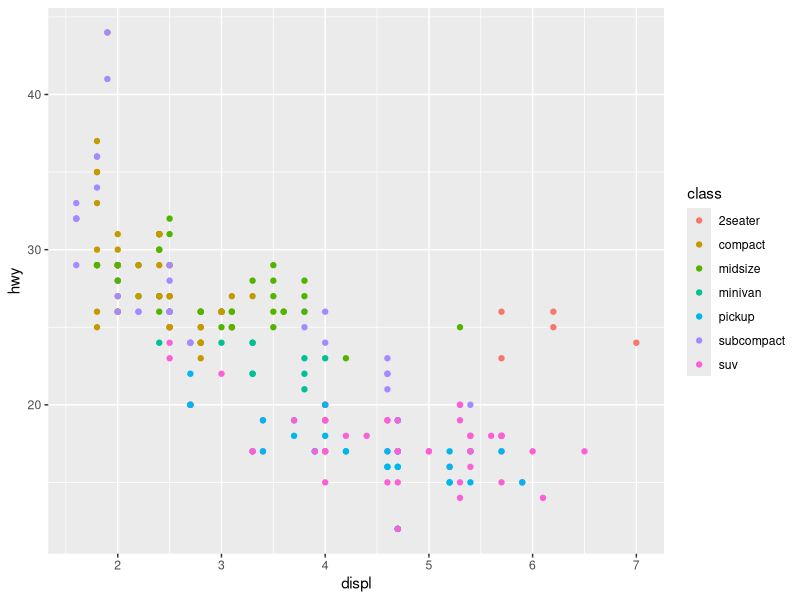
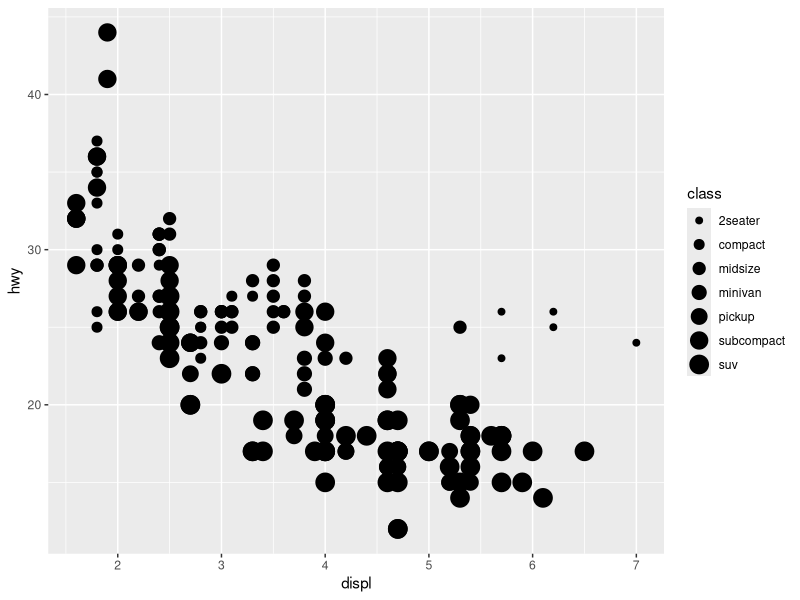
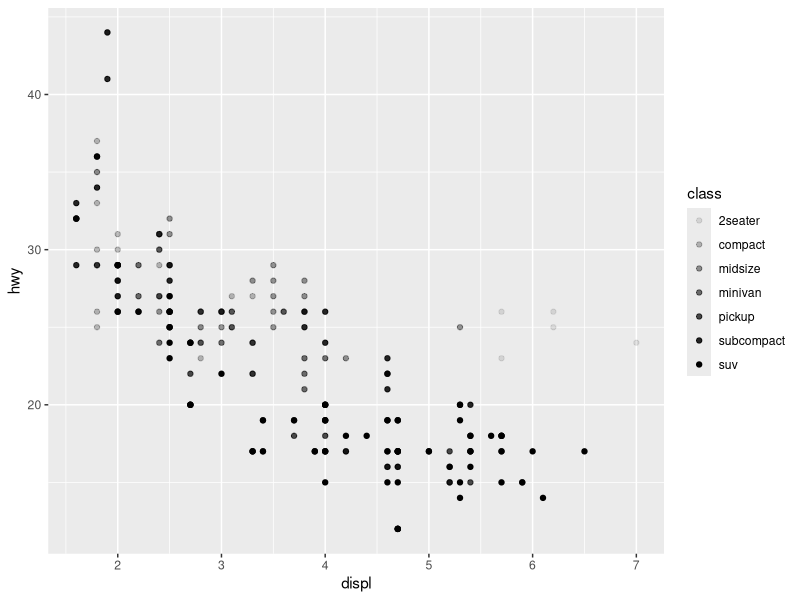
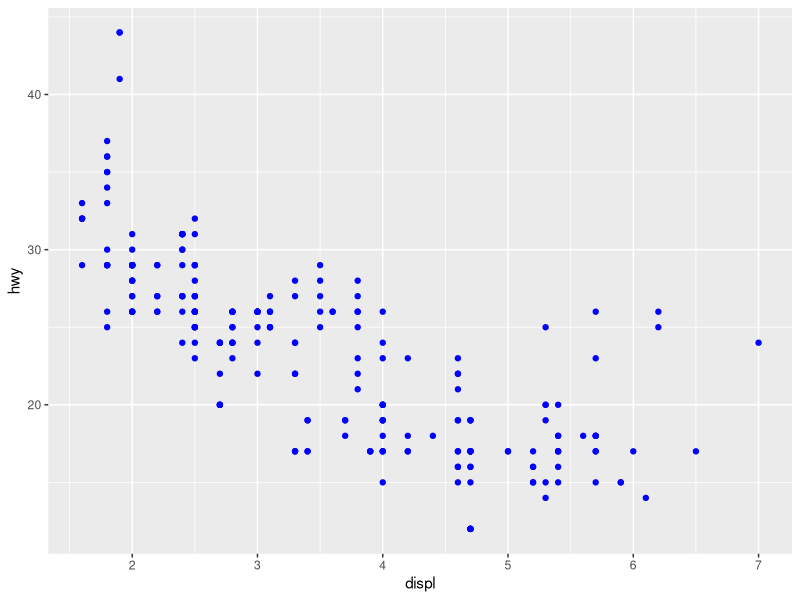
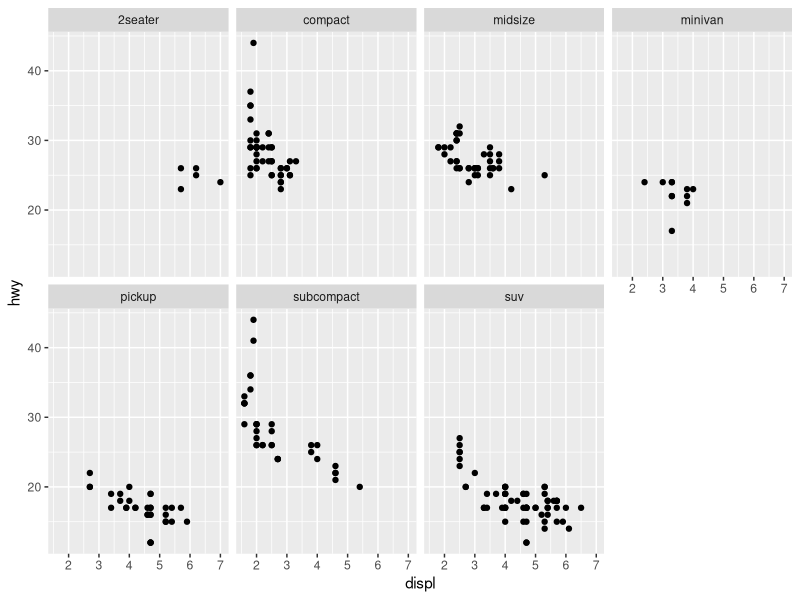
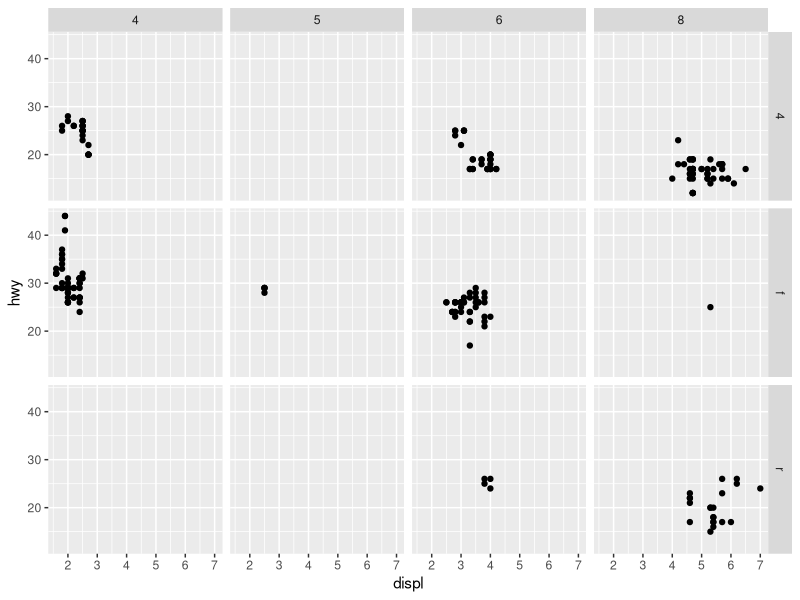
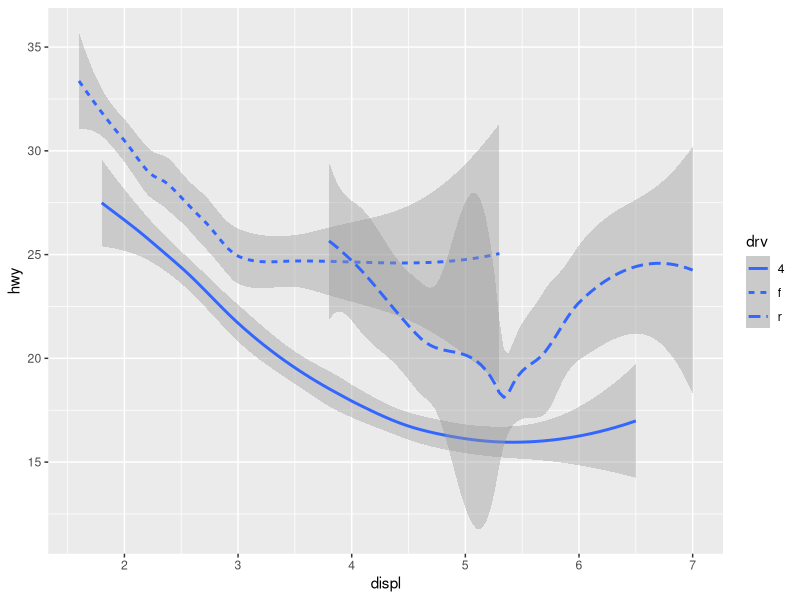
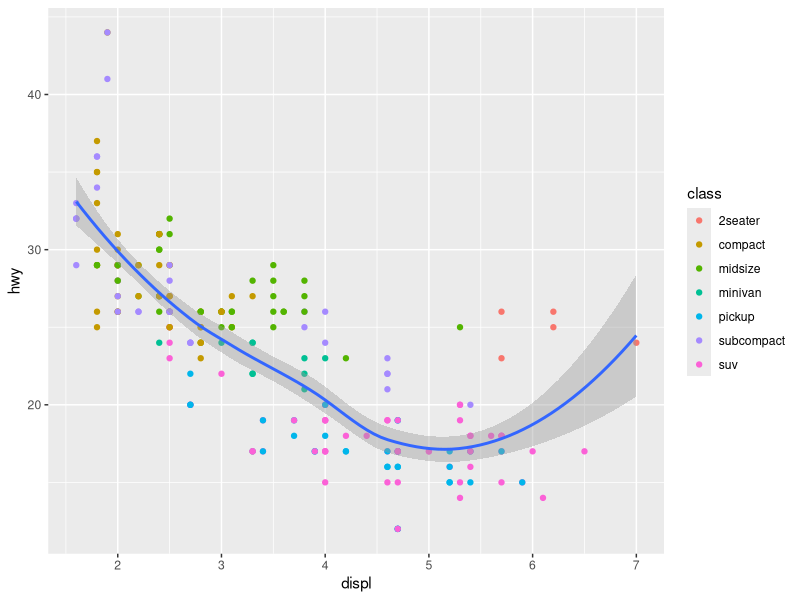

Generate these figures, in order, with R:
## ---- chunk 1
install.packages(c("nycflights13", "gapminder", "Lahman"))
## ---- chunk 2
library(tidyverse)
## ---- chunk 3
ggplot(data = mpg) + geom_point(mapping = aes(x = displ, y = hwy, color = class))
## ---- chunk 4
ggplot(data = mpg) +
 geom_point(mapping = aes(x = displ, y = hwy, size = class))
 
## ---- chunk 5
 ggplot(data = mpg) +
 geom_point(mapping = aes(x = displ, y = hwy, alpha = class))
## ---- chunk 6
ggplot(data = mpg) +
 geom_point(mapping = aes(x = displ, y = hwy), color = "blue")
## ---- chunk 7
ggplot(data = mpg) +
 geom_point(mapping = aes(x = displ, y = hwy)) +
 facet_wrap(~ class, nrow = 2)
## ---- chunk 8
ggplot(data = mpg) +
 geom_point(mapping = aes(x = displ, y = hwy)) +
 facet_grid(drv ~ cyl)
## ---- chunk 9
 ggplot(data = mpg) +
 geom_smooth(mapping = aes(x = displ, y = hwy, linetype = drv))
## ---- chunk 10
 ggplot(data = mpg, mapping = aes(x = displ, y = hwy)) +
 geom_point(mapping = aes(color = class)) +
 geom_smooth()
## ---- chunk 11
 ggplot(data = mpg, mapping = aes(x = displ, y = hwy)) +
 geom_point(mapping = aes(color = class)) +
 geom_smooth(
 data = filter(mpg, class == "subcompact"),
 se = FALSE
 )
## ---- chunk 12
 ggplot(data = diamonds) +
 geom_bar(mapping = aes(x = cut))
## ---- chunk 13
ggplot(data = diamonds) +
 stat_count(mapping = aes(x = cut))
## ---- chunk 14
 ggplot(data = diamonds) +
 geom_bar(
 mapping = aes(x = cut, y = ..prop.., group = 1)
 )
## ---- chunk 15
 ggplot(data = diamonds) +
 stat_summary(
 mapping = aes(x = cut, y = depth),
 fun.ymin = min,
 fun.ymax = max,
 fun.y = median
 )
## ---- chunk 16
 ggplot(data = diamonds) +
 geom_bar(mapping = aes(x = cut, fill = cut))
## ---- chunk 17
ggplot(data = diamonds) +
 geom_bar(mapping = aes(x = cut, color = cut))
## ---- chunk 18
ggplot(data = diamonds) +
 geom_bar(mapping = aes(x = cut, fill = clarity))
## ---- chunk 19
 ggplot(
 data = diamonds,
 mapping = aes(x = cut, fill = clarity)
 ) +
 geom_bar(alpha = 1/5, position = "identity")
 ggplot(
 data = diamonds,
 mapping = aes(x = cut, color = clarity)
 ) +
 geom_bar(fill = NA, position = "identity")
## ---- chunk 20
 ggplot(data = diamonds) +
 geom_bar(
 mapping = aes(x = cut, fill = clarity),
 position = "fill"
 )
## ---- chunk 21
 ggplot(data = diamonds) +
 geom_bar(
 mapping = aes(x = cut, fill = clarity),
 position = "dodge"
 )
## ---- chunk 22
ggplot(data = mpg) +
 geom_point(
 mapping = aes(x = displ, y = hwy),
 position = "jitter"
 )
## ---- chunk 23
 ggplot(data = mpg, mapping = aes(x = class, y = hwy)) +
 geom_boxplot()
## ---- chunk 24
ggplot(data = mpg, mapping = aes(x = class, y = hwy)) +
 geom_boxplot() +
 coord_flip()
## ---- chunk 25
 nz <- map_data("nz")
 ggplot(nz, aes(long, lat, group = group)) +
 geom_polygon(fill = "white", color = "black")
## ---- chunk 26
 ggplot(nz, aes(long, lat, group = group)) +
 geom_polygon(fill = "white", color = "black") +
 coord_quickmap()
## ---- chunk 27
 bar <- ggplot(data = diamonds) +
 geom_bar(
 mapping = aes(x = cut, fill = cut),
 show.legend = FALSE,
 width = 1
 ) +
 theme(aspect.ratio = 1) +
 labs(x = NULL, y = NULL)
 bar + coord_flip()
## ---- chunk 28
bar + coord_polar()
